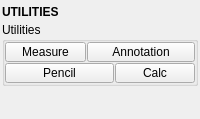
<?xml version="1.0" encoding="UTF-8"?>
<ui version="4.0">
 <class>QtUi</class>
 <widget class="QMainWindow" name="QtUi">
  <property name="enabled">
   <bool>true</bool>
  </property>
  <property name="geometry">
   <rect>
    <x>0</x>
    <y>0</y>
    <width>200</width>
    <height>119</height>
   </rect>
  </property>
  <property name="windowTitle">
   <string>Toolkit</string>
  </property>
  <property name="tabShape">
   <enum>QTabWidget::Triangular</enum>
  </property>
  <property name="dockNestingEnabled">
   <bool>true</bool>
  </property>
  <property name="dockOptions">
   <set>QMainWindow::AllowNestedDocks|QMainWindow::AllowTabbedDocks|QMainWindow::AnimatedDocks|QMainWindow::ForceTabbedDocks</set>
  </property>
  <widget class="QWidget" name="central_widget">
   <property name="minimumSize">
    <size>
     <width>200</width>
     <height>0</height>
    </size>
   </property>
   <layout class="QVBoxLayout" name="verticalLayout_2">
    <property name="leftMargin">
     <number>2</number>
    </property>
    <property name="topMargin">
     <number>2</number>
    </property>
    <property name="rightMargin">
     <number>2</number>
    </property>
    <property name="bottomMargin">
     <number>2</number>
    </property>
    <property name="spacing">
     <number>2</number>
    </property>
    <item>
     <layout class="QVBoxLayout" name="verticalLayout">
      <property name="spacing">
       <number>0</number>
      </property>
      <item>
       <widget class="Header" name="header">
        <property name="minimumSize">
         <size>
          <width>0</width>
          <height>20</height>
         </size>
        </property>
        <property name="font">
         <font>
          <weight>75</weight>
          <bold>true</bold>
         </font>
        </property>
        <property name="text">
         <string>UTILITIES</string>
        </property>
       </widget>
      </item>
      <item>
       <widget class="QGroupBox" name="utilities">
        <property name="title">
         <string>Utilities</string>
        </property>
        <layout class="QGridLayout" name="gridLayout">
         <property name="leftMargin">
          <number>0</number>
         </property>
         <property name="topMargin">
          <number>0</number>
         </property>
         <property name="rightMargin">
          <number>0</number>
         </property>
         <property name="bottomMargin">
          <number>0</number>
         </property>
         <property name="spacing">
          <number>1</number>
         </property>
         <item row="1" column="4" colspan="2">
          <widget class="QPushButton" name="b002">
           <property name="minimumSize">
            <size>
             <width>0</width>
             <height>20</height>
            </size>
           </property>
           <property name="maximumSize">
            <size>
             <width>16777215</width>
             <height>20</height>
            </size>
           </property>
           <property name="toolTip">
            <string>Calculator window</string>
           </property>
           <property name="text">
            <string>Calc</string>
           </property>
           <property name="iconSize">
            <size>
             <width>18</width>
             <height>18</height>
            </size>
           </property>
           <property name="bnabled" stdset="0">
            <bool>true</bool>
           </property>
          </widget>
         </item>
         <item row="0" column="0" colspan="3">
          <widget class="QPushButton" name="b000">
           <property name="minimumSize">
            <size>
             <width>0</width>
             <height>20</height>
            </size>
           </property>
           <property name="maximumSize">
            <size>
             <width>16777215</width>
             <height>20</height>
            </size>
           </property>
           <property name="toolTip">
            <string>Measuring tools</string>
           </property>
           <property name="text">
            <string>Measure</string>
           </property>
           <property name="iconSize">
            <size>
             <width>18</width>
             <height>18</height>
            </size>
           </property>
           <property name="bnabled" stdset="0">
            <bool>true</bool>
           </property>
          </widget>
         </item>
         <item row="1" column="0" colspan="4">
          <widget class="QPushButton" name="b003">
           <property name="minimumSize">
            <size>
             <width>0</width>
             <height>20</height>
            </size>
           </property>
           <property name="maximumSize">
            <size>
             <width>16777215</width>
             <height>20</height>
            </size>
           </property>
           <property name="toolTip">
            <string>Open the built-in blue pencil tool.</string>
           </property>
           <property name="autoFillBackground">
            <bool>false</bool>
           </property>
           <property name="text">
            <string>Pencil</string>
           </property>
           <property name="iconSize">
            <size>
             <width>18</width>
             <height>18</height>
            </size>
           </property>
           <property name="bnabled" stdset="0">
            <bool>true</bool>
           </property>
          </widget>
         </item>
         <item row="0" column="3" colspan="3">
          <widget class="QPushButton" name="b001">
           <property name="minimumSize">
            <size>
             <width>55</width>
             <height>20</height>
            </size>
           </property>
           <property name="maximumSize">
            <size>
             <width>16777215</width>
             <height>20</height>
            </size>
           </property>
           <property name="toolTip">
            <string>Add an annotation to the selected object</string>
           </property>
           <property name="autoFillBackground">
            <bool>false</bool>
           </property>
           <property name="text">
            <string>Annotation</string>
           </property>
           <property name="iconSize">
            <size>
             <width>18</width>
             <height>18</height>
            </size>
           </property>
           <property name="bnabled" stdset="0">
            <bool>true</bool>
           </property>
          </widget>
         </item>
        </layout>
       </widget>
      </item>
      <item>
       <spacer name="verticalSpacer">
        <property name="orientation">
         <enum>Qt::Vertical</enum>
        </property>
        <property name="sizeHint" stdset="0">
         <size>
          <width>0</width>
          <height>10</height>
         </size>
        </property>
       </spacer>
      </item>
     </layout>
    </item>
   </layout>
  </widget>
 </widget>
 <customwidgets>
  <customwidget>
   <class>Header</class>
   <extends>QLabel</extends>
   <header>uitk.widgets.header.Header.h</header>
  </customwidget>
 </customwidgets>
 <resources/>
 <connections/>
 <designerdata>
  <property name="gridDeltaX">
   <number>5</number>
  </property>
  <property name="gridDeltaY">
   <number>5</number>
  </property>
  <property name="gridSnapX">
   <bool>true</bool>
  </property>
  <property name="gridSnapY">
   <bool>true</bool>
  </property>
  <property name="gridVisible">
   <bool>true</bool>
  </property>
 </designerdata>
</ui>
